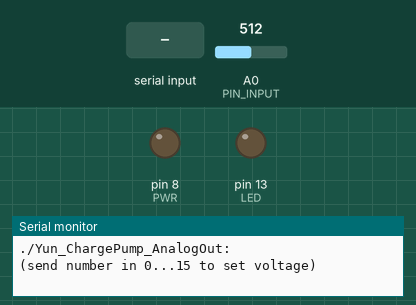
This sketch was run on a simulated Arduino Uno, built with avr-gcc and run on an emulated ATmega328P. Parts: output pins drawn as LEDs (lit = HIGH), the last lines printed to the serial monitor. The test bench sets the inputs (shaded band); at power-on: A0 (PIN_INPUT) = 512.

Above: at 1.2 s.
1.3 s: "90,45\n" received over Serial
At 2.1 s:
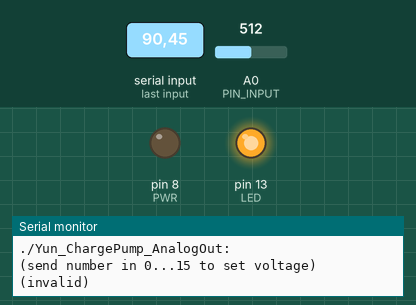
4.3 s: "30,150\n" received over Serial
Timing chart, 0 to 9.8 s (numbered marks = the images above; inputs shaded):
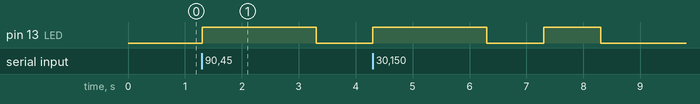

Measured:
- after the input at 1.3 s, pin 13 (LED): LOW → HIGH at once, → LOW 2.0 s later

The sketch:

Yun_ChargePump_AnalogOut.ino
```cpp
#include <toneAC.h>  // use PWMs for charge pump ;)
#include <PID_v1.h>

// * used to work up to ~15V - now with regular updates (once per sec)
//   it's only about 11V...
// * Yun get quite warm...

// https://sites.google.com/site/wayneholder/12-volt-charge-pump
// http://playground.arduino.cc/Code/ToneAC
// https://bitbucket.org/teckel12/arduino-toneac/wiki/Home
// http://playground.arduino.cc/Code/PIDLibrary
// http://playground.arduino.cc/Code/PIDAutotuneLibrary

// include Yun_Log_BatteryDisCharging functionallity:
// * improved voltage measurement
// * current measurement
// * web api interface
// * OLED display (I2C)

// Pin 13 has an LED connected on most Arduino boards.
#define LED   13  // LED Pin

/*
 * Dickson Charge Pump Driver
 */
// Yun change port from D to B
// Uno: use port D; PORTD, DDRD; P1=D2=PD2=0x04, P2=D3=PD3=0x08, PWR=D4=PD4=0x10
// Yun: use port B; PORTB, DDRB; P1=D8=PB4=0x10, P2=D9=PB5=0x20, PWR=D10=PB6=0x40
// toneAC: use Pin 8 for PWR and for charge pump signal use 2 PWMs
//         on Pins 9 & 10 - ATmega328, ATmega128, ATmega640, ATmega8, Uno, Leonardo, etc.
//         D2 and D3 can be swapped, but when playing with volume there
//         are differences for the given pin assignments below a volume
//         between 9 and 10 is optimal (for swapped pins is it 10)
#define P1         10  // Pin D10 (was D2 but can also be D3)
#define P2          9  // Pin D9 (was D3 but can also be D2)
#define PWR         8  // Pin D8 (was D4)
#define PIN_INPUT  A0

volatile unsigned long REF = 0;
// calibration of ADC and voltage divider with DMM
// 5 times measured the frequency 2000 (Hz): 512, 497, 510, 497, 491
// -> average: 501.4 -> 501
// -> DMM reading: 11.72 V

//Define Variables we'll be connecting to
double Setpoint, Input, Output;
//Specify the links and initial tuning parameters
//double Kp=2, Ki=5, Kd=1;
//double Kp=0, Ki=750, Kd=0;
double Kp=0, Ki=2.5, Kd=0;
PID myPID(&Input, &Output, &Setpoint, Kp, Ki, Kd, DIRECT);

void setup() {
  pinMode(PWR, OUTPUT);

  // initialize the digital pin as an output.
  pinMode(LED, OUTPUT);

  toneAC(0); // Turn off toneAC, can also use noToneAC().
  digitalWrite(PWR, LOW);

  analogReference(DEFAULT);

  //initialize the variables we're linked to
  Input = analogRead(PIN_INPUT);
  Setpoint = 0;
  //turn the PID on
  myPID.SetMode(AUTOMATIC);
  myPID.SetOutputLimits(0, log(30000));

  // start serial interface and wait for port to open
  Serial.begin(9600);
  while (!Serial) {
    ; // wait for serial port to connect. Needed for Leonardo only
  }
  Serial.println("./Yun_ChargePump_AnalogOut:");
  Serial.println("(send number in 0...15 to set voltage)");
}

void loop() {
  if (Serial.available() > 0) {
    // get incoming byte to empty the buffer
//    int inByte = Serial.read();
    int in = Serial.parseInt();
//    Serial.println(in);

    // set charge pump output voltage
//    if((0 <= in) && (in <= 30000)) {
    if((0 <= in) && (in <= 15)) {
      REF = in;
      Setpoint = in;
      Serial.print(REF);
    } else {
      Serial.print("(invalid)");
    }
    Serial.print(" ");
    /*Serial.print(0.0225233*REF + 1.40082);  // linearization good in 130...610
    Serial.print("V\n");*/

    if(REF == 0) {
      toneAC(0); // Turn off toneAC, can also use noToneAC().
      digitalWrite(PWR, LOW);
    } /*else {
      digitalWrite(PWR, HIGH);
      toneAC(REF); // Play the frequency 'in' (Herz)
      //toneAC(1000, in); // Play 1kHz with the volume 'in' (1/10)
    }*/

    digitalWrite(LED, HIGH);   // turn the LED on (HIGH is the voltage level)
    delay(1000);               // wait for a second
    digitalWrite(LED, LOW);    // turn the LED off by making the voltage LOW
//    delay(1000);               // wait for a second

    int volt = analogRead(PIN_INPUT);
//    Serial.println(volt);
    Serial.print(11.72 * volt / 501);
    Serial.print("V\n");
  }
  else if(REF != 0) {
    Input = 11.72 * analogRead(PIN_INPUT) / 501;
    myPID.Compute();
    toneAC(exp(Output));
//    Serial.println(exp(Output));
    delay(1000);               // wait for a second
  }
}
```
